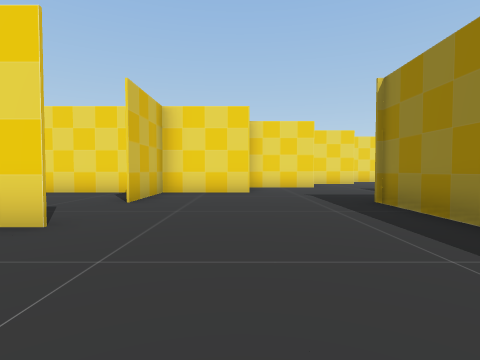
View 1 (above)

18 first-person views from a walk through a 3-D level made in the Unity game engine. The camera is 1.3 m above the floor, tilts 2° down and sees 80° across. The floor is counted in squares, 2 m on a side. Each view is taken from the middle of a square. On the plan, view 1 faces up. The plan holds only what a view shows up to about 9 squares ahead; the rest is blank. The place goes on beyond the plan. The player character is not drawn. Some animated figures are not drawn.

View 2
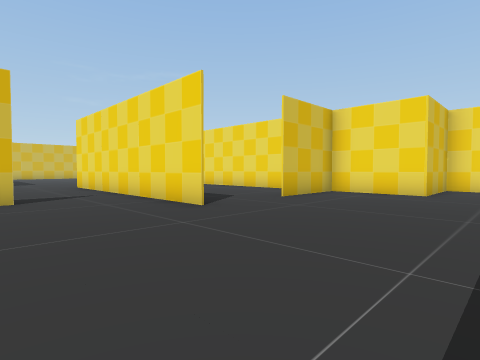

View 3
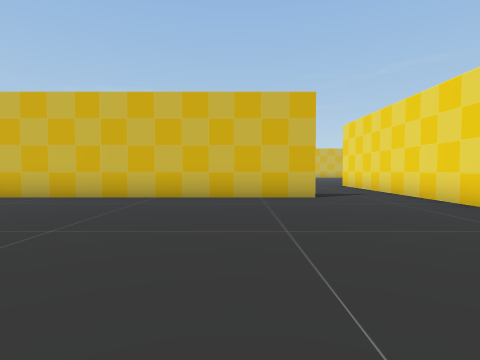

View 4
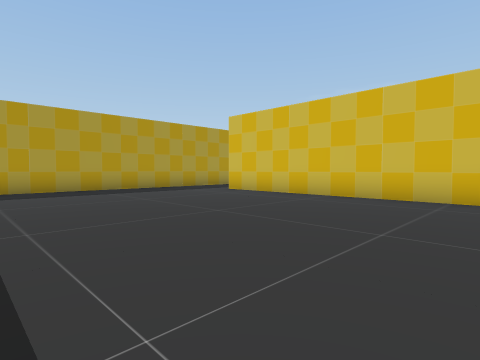

View 5
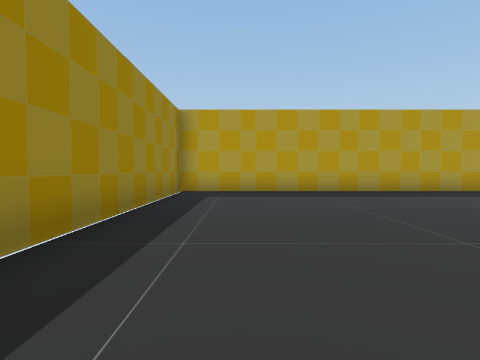

View 6
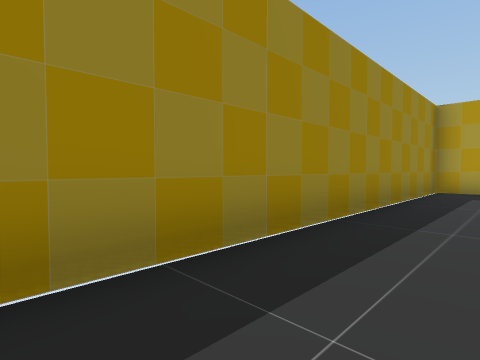

View 7
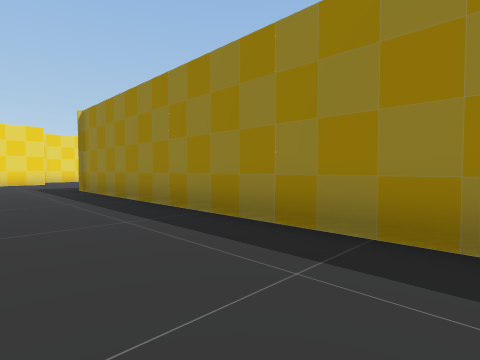

View 8
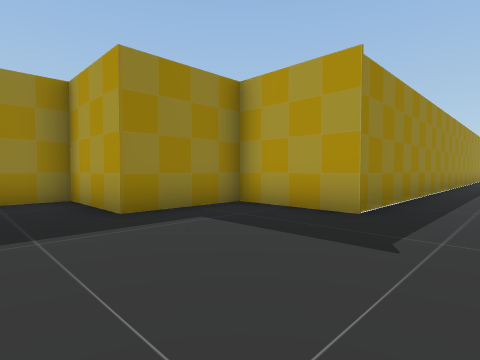

View 9
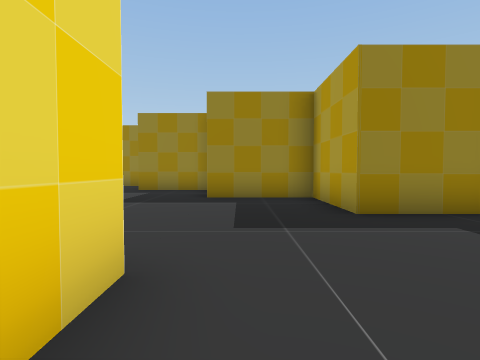

View 10
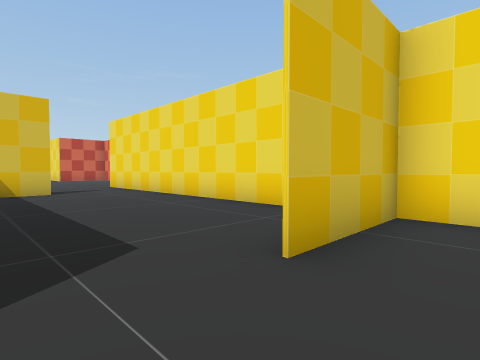

View 11
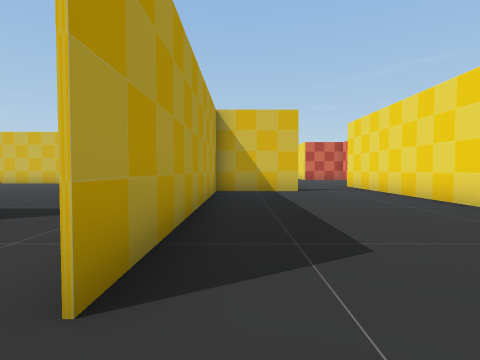

View 12
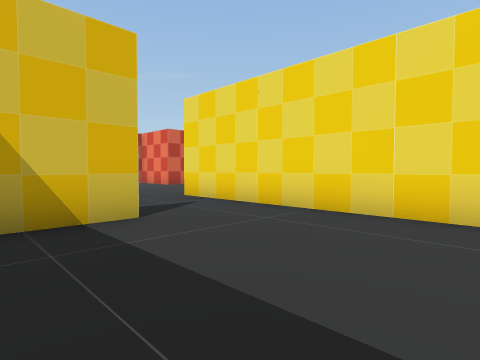

View 13
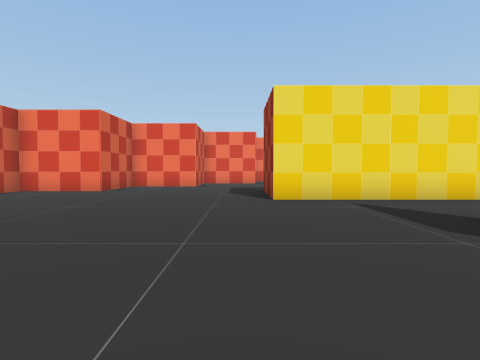

View 14
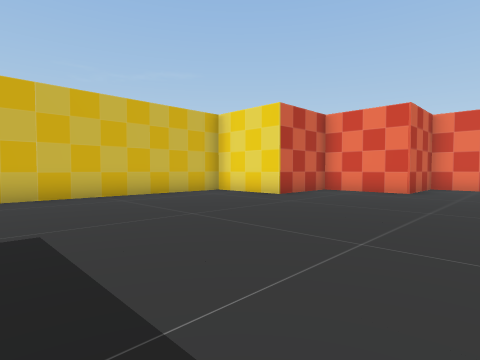

View 15
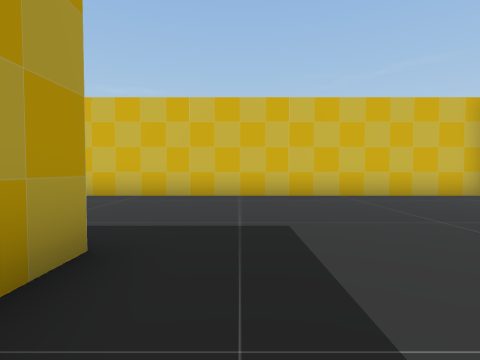

View 16
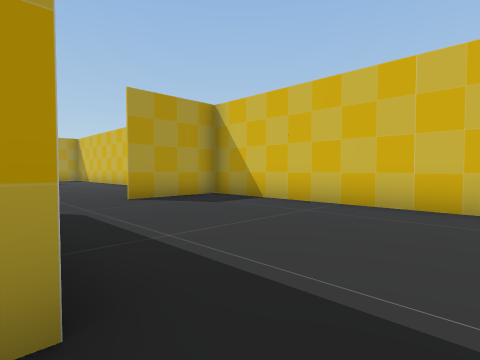

View 17
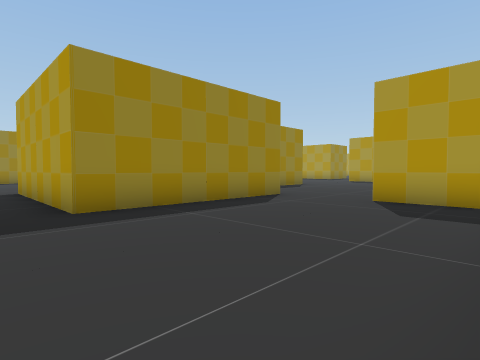

View 18
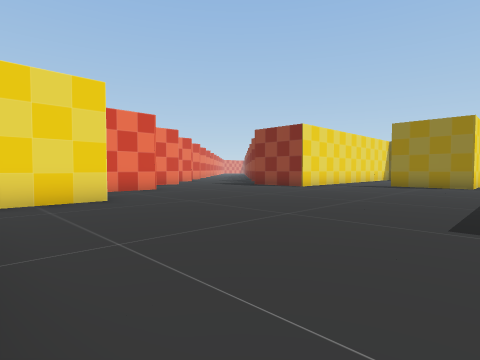

### Floor plan
Points are (right, up) in squares from view 1. A wall is a line through its corners. A room is listed if a view was taken in it or the views show most of it. See-through windows are left out.
Room 1 (views 1, 2, 3, 4, 5, 6, 7, 8, 9, 10, 11)
walls: (-2.1, 3.2) (-5.5, 3.2); (-4.7, 0.9) (-4.7, -8); (-2.2, 8.2) (-2.2, 5.6); (2.9, 10.7) (0.3, 10.7) (0.3, 8.2) (-1.9, 8.2); (-5.4, -11.7) (2.8, -11.7) (2.8, 5.8) (5.2, 5.8) (5.2, 8.3) (7.7, 8.3) (7.7, 10.9)
ways out: opening at (-2.5, 4.5) to room 2; opening at (-5, -10.5); opening at (-5, 1.5)
Room 2 (views 12, 13, 14, 15, 16, 17, 18)
walls: (-9.7, 5.9) (-9.7, 3.3) (-2.1, 3.3); (-17.2, 11.5) (-17.2, 10.7) (-19.7, 10.7) (-19.7, 8.2) (-21.5, 8.2); (-22.2, 8.1) (-22.2, -4.2) (-19.6, -4.2); (-17.3, -4.4) (-17.3, 0.8) (-12.2, 0.8); (-1.9, 8.2) (-12.3, 8.2) (-12.3, 10.6)
ways out: opening at (-2.5, 4.5) to room 1; opening at (-18.5, -4); opening at (-11.7, 2)

Where each view was taken, in squares from view 1:
view 1: 0 up, 0 right, facing up
view 2: 0 up, 2 right, facing up-left
view 3: 1 down, 2 right, facing left
view 4: 2 down, 2 right, facing down-left
view 5: 3 down, 1 right, facing down
view 6: 2 down, 1 right, facing down-right
view 7: 4 down, 0 right, facing up-right
view 8: 10 up, 1 right, facing down-right
view 9: 10 up, 1 right, facing right
view 10: 4 up, 1 left, facing up-left
view 11: 4 up, 1 left, facing left
view 12: 4 up, 6 left, facing up-left
view 13: 2 up, 13 left, facing up
view 14: 2 up, 15 left, facing up-left
view 15: 2 up, 15 left, facing left
view 16: 2 up, 17 left, facing down-left
view 17: 2 up, 22 left, facing down-right
view 18: 2 up, 22 left, facing up-right
